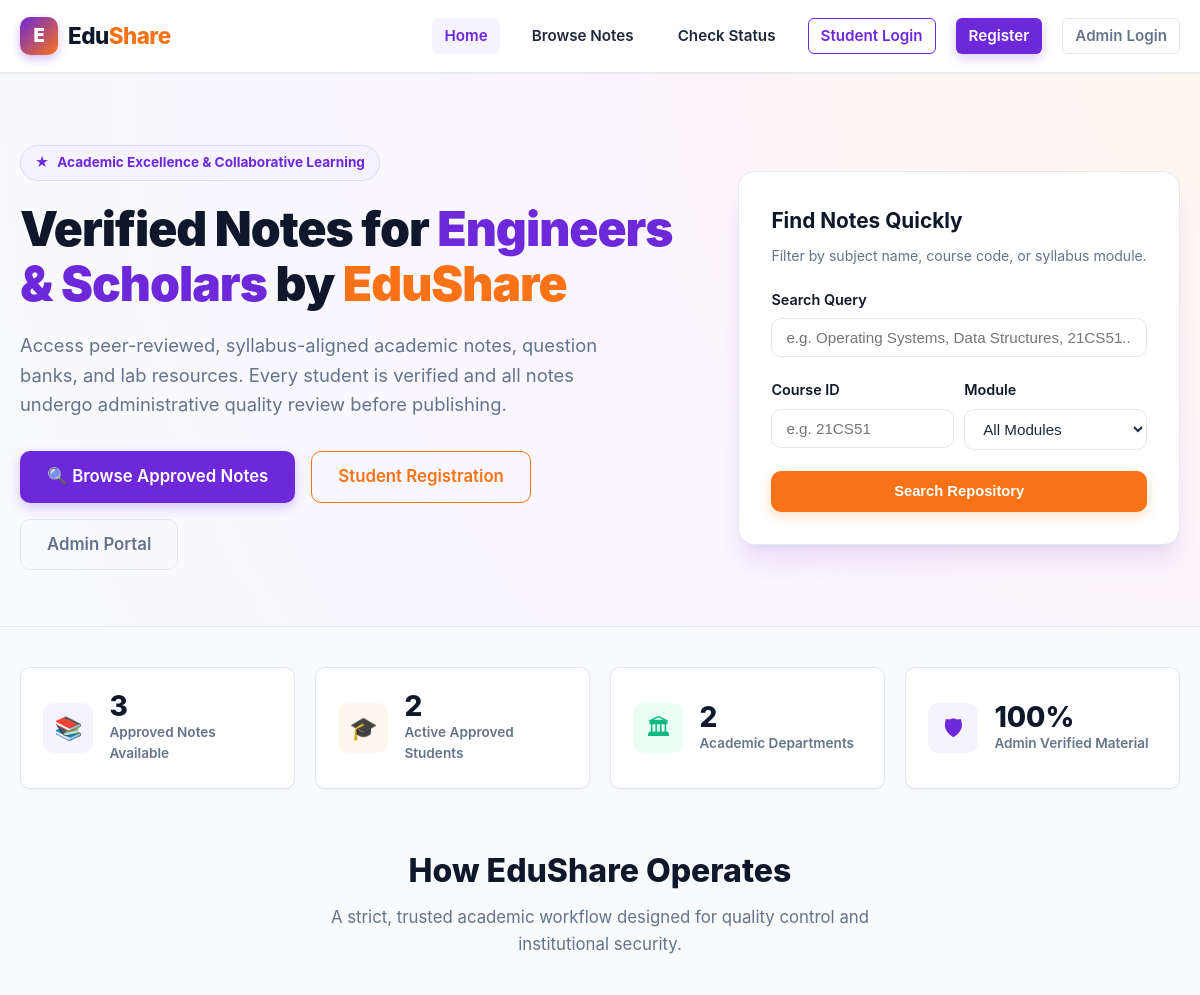
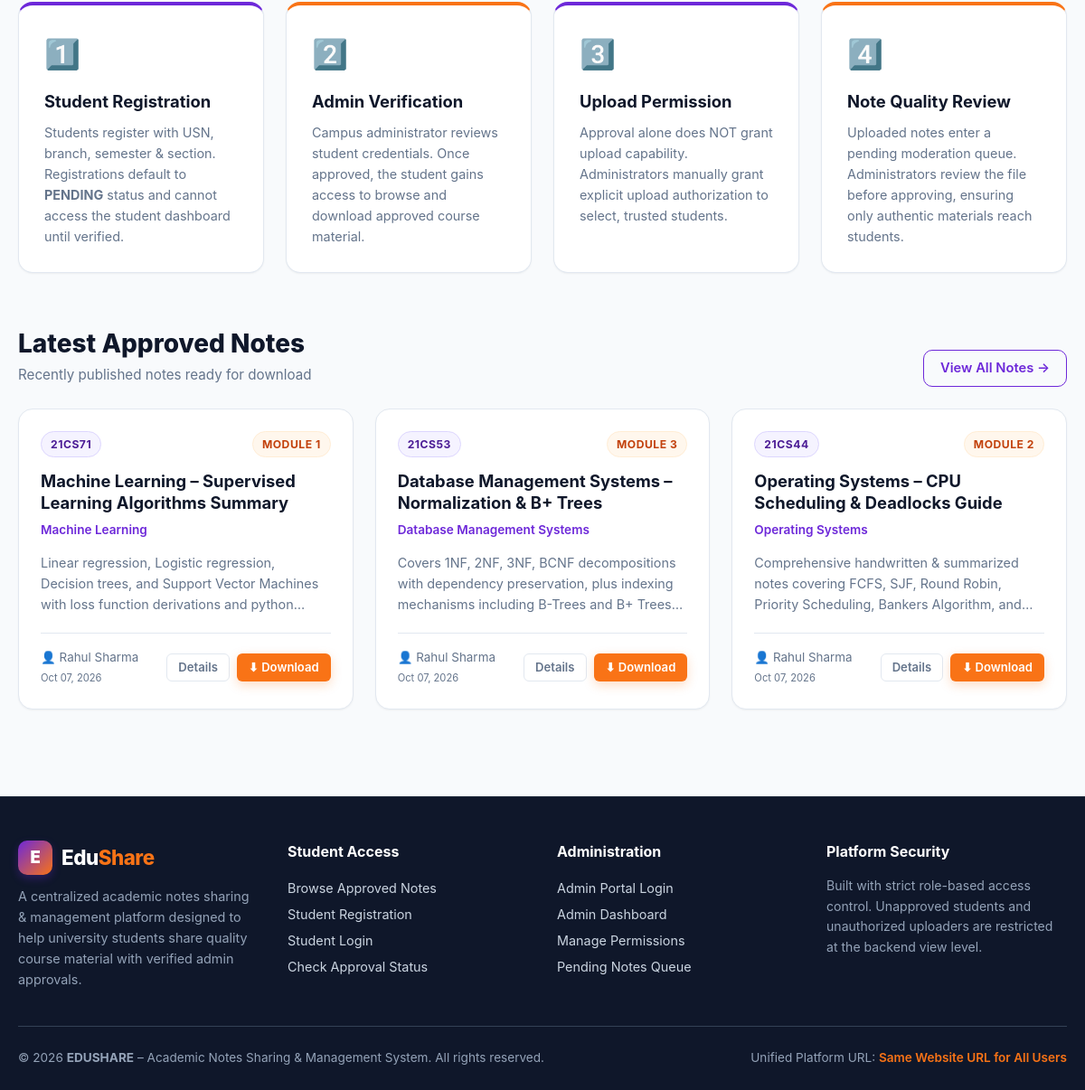
The page / on the database its author committed (2 pictures, top to bottom).
### core/models.py (models this page shows, shortened)
class Note(models.Model):
    STATUS_CHOICES = (
        ('PENDING', 'Pending'),
        ('APPROVED', 'Approved'),
        ('REJECTED', 'Rejected'),
    )
    title = models.CharField(max_length=255, help_text="Note Title")
    subject = models.CharField(max_length=150, db_index=True, help_text="Subject / Course Name")
    course_id = models.CharField(max_length=50, db_index=True, help_text="Course ID / Subject Code (e.g. CS501)")
    module = models.CharField(max_length=50, db_index=True, help_text="Module (e.g. Module 1, Module 2)")
    description = models.TextField(blank=True, help_text="Detailed summary of notes content")
    file = models.FileField(upload_to='notes_files/', help_text="Uploaded notes document")
    uploaded_by = models.ForeignKey(Student, on_delete=models.CASCADE, related_name='notes')
    status = models.CharField(max_length=20, choices=STATUS_CHOICES, default='PENDING', db_index=True)
    rejection_reason = models.TextField(blank=True, null=True, help_text="Feedback if note was rejected")
    uploaded_at = models.DateTimeField(auto_now_add=True)
    updated_at = models.DateTimeField(auto_now=True)
    downloads_count = models.PositiveIntegerField(default=0)
    class Meta:
        ordering = ['-uploaded_at']
        verbose_name = 'Academic Note'
        verbose_name_plural = 'Academic Notes'

class Student(models.Model):
    APPROVAL_CHOICES = (
        ('PENDING', 'Pending'),
        ('APPROVED', 'Approved'),
        ('REJECTED', 'Rejected'),
    )
    user = models.OneToOneField(User, on_delete=models.CASCADE, related_name='student_profile')
    name = models.CharField(max_length=150, help_text="Full Name of the Student")
    usn = models.CharField(max_length=30, unique=True, db_index=True, help_text="University Seat Number")
    branch = models.CharField(max_length=100, help_text="Engineering/Academic Branch")
    semester = models.IntegerField(help_text="Current Semester (e.g. 1-8)")
    section = models.CharField(max_length=10, help_text="Section (e.g. A, B, C)")
    approval_status = models.CharField(max_length=20, choices=APPROVAL_CHOICES, default='PENDING', db_index=True)
    upload_permission = models.BooleanField(default=False, help_text="Explicit admin permission to upload notes")
    rejection_reason = models.TextField(blank=True, null=True, help_text="Reason if student registration was rejected")
    created_at = models.DateTimeField(auto_now_add=True)
    updated_at = models.DateTimeField(auto_now=True)
    class Meta:
        ordering = ['-created_at']
        verbose_name = 'Student'
        verbose_name_plural = 'Students'

### core/views.py (the view)
# urls.py: path('', views.home, name='home'),
def home(request):
    approved_notes = Note.objects.filter(status='APPROVED').select_related('uploaded_by')[:6]
    total_approved = Note.objects.filter(status='APPROVED').count()
    total_students = Student.objects.filter(approval_status='APPROVED').count()
    branches_count = Student.objects.filter(approval_status='APPROVED').values('branch').distinct().count()
    popular_subjects = Note.objects.filter(status='APPROVED').values('subject').annotate(total=Count('id')).order_by('-total')[:8]
    context = {
        'recent_notes': approved_notes,
        'total_notes': total_approved,
        'total_students': total_students,
        'branches_count': branches_count or 6,
        'popular_subjects': popular_subjects,
    }
    return render(request, 'core/home.html', context)

### templates/core/home.html (shortened to what this page needs)
{% extends 'base.html' %}
{% load static %}
{% block content %}
<section class="hero" style="margin-top: -2.5rem;">
  <div class="container hero-grid">
    <div>
      <div class="hero-tagline">
        <span>★</span> Academic Excellence & Collaborative Learning
      </div>
      <h1 class="hero-title">
        Verified Notes for <span class="highlight-purple">Engineers & Scholars</span> by <span class="highlight-orange">EduShare</span>
      </h1>
      <p class="hero-desc">
        Access peer-reviewed, syllabus-aligned academic notes, question banks, and lab resources. Every student is verified and all notes undergo administrative quality review before publishing.
      </p>
      <div class="hero-actions">
        <a href="{% url 'browse_notes' %}" class="btn btn-lg btn-primary">
          🔍 Browse Approved Notes
        </a>
        {% if not user.is_authenticated %}
          <a href="{% url 'student_register' %}" class="btn btn-lg btn-outline-accent">
            Student Registration
          </a>
          <a href="{% url 'admin_login' %}" class="btn btn-lg btn-outline-secondary">
            Admin Portal
          </a>
        {% elif is_admin %}
          <a href="{% url 'admin_dashboard' %}" class="btn btn-lg btn-accent">
            Go to Admin Dashboard
          </a>
        {% elif is_student %}
          <a href="{% url 'student_dashboard' %}" class="btn btn-lg btn-accent">
            Go to Student Dashboard
          </a>
        {% endif %}
      </div>
    </div>
    <div class="hero-card">
      <h3 style="font-size: 1.3rem; font-weight: 700; color: var(--dark); margin-bottom: 0.5rem;">
        Find Notes Quickly
      </h3>
      <p style="font-size: 0.88rem; color: var(--text-muted); margin-bottom: 1.25rem;">
        Filter by subject name, course code, or syllabus module.
      </p>
      <form method="GET" action="{% url 'browse_notes' %}">
        <div class="form-group">
          <label class="form-label">Search Query</label>
          <input type="text" name="q" class="form-control" placeholder="e.g. Operating Systems, Data Structures, 21CS51...">
        </div>
        <div style="display: grid; grid-template-columns: 1fr 1fr; gap: 10px;" class="form-group">
          <div>
            <label class="form-label">Course ID</label>
            <input type="text" name="course_id" class="form-control" placeholder="e.g. 21CS51">
          </div>
          <div>
            <label class="form-label">Module</label>
            <select name="module" class="form-select">
              <option value="">All Modules</option>
            </select>
          </div>
        </div>
        <button type="submit" class="btn btn-accent" style="width: 100%;">
          Search Repository
        </button>
      </form>
    </div>
  </div>
</section>
<div class="container">
  <div class="stats-grid">
    <div class="stat-card">
      <div class="stat-icon purple">📚</div>
      <div>
        <div class="stat-number">{{ total_notes }}</div>
        <div class="stat-label">Approved Notes Available</div>
      </div>
    </div>
    <div class="stat-card">
      <div class="stat-icon orange">🎓</div>
      <div>
        <div class="stat-number">{{ total_students }}</div>
        <div class="stat-label">Active Approved Students</div>
      </div>
    </div>
    <div class="stat-card">
      <div class="stat-icon green">🏛</div>
      <div>
        <div class="stat-number">{{ branches_count }}</div>
        <div class="stat-label">Academic Departments</div>
      </div>
    </div>
    <div class="stat-card">
      <div class="stat-icon purple">🛡</div>
      <div>
        <div class="stat-number">100%</div>
        <div class="stat-label">Admin Verified Material</div>
      </div>
    </div>
  </div>
  <div style="margin: 3.5rem 0;">
    <div style="text-align: center; margin-bottom: 2.5rem;">
      <h2 style="font-size: 2rem; font-weight: 800; color: var(--dark);">How EduShare Operates</h2>
      <p style="color: var(--text-muted); font-size: 1.05rem; max-width: 600px; margin: 0.5rem auto 0;">
        A strict, trusted academic workflow designed for quality control and institutional security.
      </p>
    </div>
    <div style="display: grid; grid-template-columns: repeat(auto-fit, minmax(260px, 1fr)); gap: 1.5rem;">
      <div class="card" style="border-top: 4px solid var(--primary);">
        <div style="font-size: 2rem; margin-bottom: 0.75rem;">1️⃣</div>
        <h3 style="font-size: 1.15rem; font-weight: 700; margin-bottom: 0.5rem; color: var(--dark);">Student Registration</h3>
        <p style="font-size: 0.9rem; color: var(--text-muted);">
          Students register with USN, branch, semester & section. Registrations default to <strong>PENDING</strong> status and cannot access the student dashboard until verified.
        </p>
      </div>
      <div class="card" style="border-top: 4px solid var(--accent);">
        <div style="font-size: 2rem; margin-bottom: 0.75rem;">2️⃣</div>
        <h3 style="font-size: 1.15rem; font-weight: 700; margin-bottom: 0.5rem; color: var(--dark);">Admin Verification</h3>
        <p style="font-size: 0.9rem; color: var(--text-muted);">
          Campus administrator reviews student credentials. Once approved, the student gains access to browse and download approved course material.
        </p>
      </div>
      <div class="card" style="border-top: 4px solid var(--primary);">
        <div style="font-size: 2rem; margin-bottom: 0.75rem;">3️⃣</div>
        <h3 style="font-size: 1.15rem; font-weight: 700; margin-bottom: 0.5rem; color: var(--dark);">Upload Permission</h3>
        <p style="font-size: 0.9rem; color: var(--text-muted);">
          Approval alone does NOT grant upload capability. Administrators manually grant explicit upload authorization to select, trusted students.
        </p>
      </div>
      <div class="card" style="border-top: 4px solid var(--accent);">
        <div style="font-size: 2rem; margin-bottom: 0.75rem;">4️⃣</div>
        <h3 style="font-size: 1.15rem; font-weight: 700; margin-bottom: 0.5rem; color: var(--dark);">Note Quality Review</h3>
        <p style="font-size: 0.9rem; color: var(--text-muted);">
          Uploaded notes enter a pending moderation queue. Administrators review the file before approving, ensuring only authentic materials reach students.
        </p>
      </div>
    </div>
  </div>
  <div style="margin: 3.5rem 0;">
    <div style="display: flex; justify-content: space-between; align-items: flex-end; margin-bottom: 1.5rem;">
      <div>
        <h2 style="font-size: 1.75rem; font-weight: 800; color: var(--dark);">Latest Approved Notes</h2>
        <p style="color: var(--text-muted); font-size: 0.95rem;">Recently published notes ready for download</p>
      </div>
      <a href="{% url 'browse_notes' %}" class="btn btn-outline-primary">View All Notes &rarr;</a>
    </div>
    {% if recent_notes %}
      <div class="notes-grid">
        {% for note in recent_notes %}
          <div class="note-card">
            <div class="note-header">
              <span class="badge badge-purple">{{ note.course_id }}</span>
              <span class="badge badge-orange">{{ note.module }}</span>
            </div>
            <h3 class="note-title">
              <a href="{% url 'note_details' note.id %}" style="color: var(--dark);">{{ note.title }}</a>
            </h3>
            <div class="note-meta">
              <span style="font-size: 0.85rem; font-weight: 600; color: var(--primary);">{{ note.subject }}</span>
            </div>
            <p class="note-desc">{{ note.description|truncatewords:20 }}</p>
            <div class="note-footer">
              <div>
                <span>👤 {{ note.uploaded_by.name }}</span><br>
                <small>{{ note.uploaded_at|date:"M d, Y" }}</small>
              </div>
              <div style="display: flex; gap: 8px;">
                <a href="{% url 'note_details' note.id %}" class="btn btn-sm btn-outline-secondary">Details</a>
                <a href="{% url 'download_note' note.id %}" class="btn btn-sm btn-accent">⬇ Download</a>
              </div>
            </div>
          </div>
        {% endfor %}
      </div>
    {% endif %}
  </div>
</div>
{% endblock %}

### rows shown on the page
Note: course_id "21CS71", module "MODULE 1", title "Machine Learning – Supervised Learning Algorithms Summary", subject "Machine Learning", description "Linear regression, Logistic regression, Decision trees, and Support Vector Machines with loss function derivations and…", uploaded_by.name "Rahul Sharma", uploaded_at "Oct 07, 2026"
Note: course_id "21CS53", module "MODULE 3", title "Database Management Systems – Normalization & B+ Trees", subject "Database Management Systems", description "Covers 1NF, 2NF, 3NF, BCNF decompositions with dependency preservation, plus indexing mechanisms including B-Trees and B+…", uploaded_by.name "Rahul Sharma", uploaded_at "Oct 07, 2026"
Note: course_id "21CS44", module "MODULE 2", title "Operating Systems – CPU Scheduling & Deadlocks Guide", subject "Operating Systems", description "Comprehensive handwritten & summarized notes covering FCFS, SJF, Round Robin, Priority Scheduling, Bankers Algorithm,…", uploaded_by.name "Rahul Sharma", uploaded_at "Oct 07, 2026"

### other values the page prints
{{ total_notes }} "3"
{{ total_students }} "2"
{{ branches_count }} "2"
